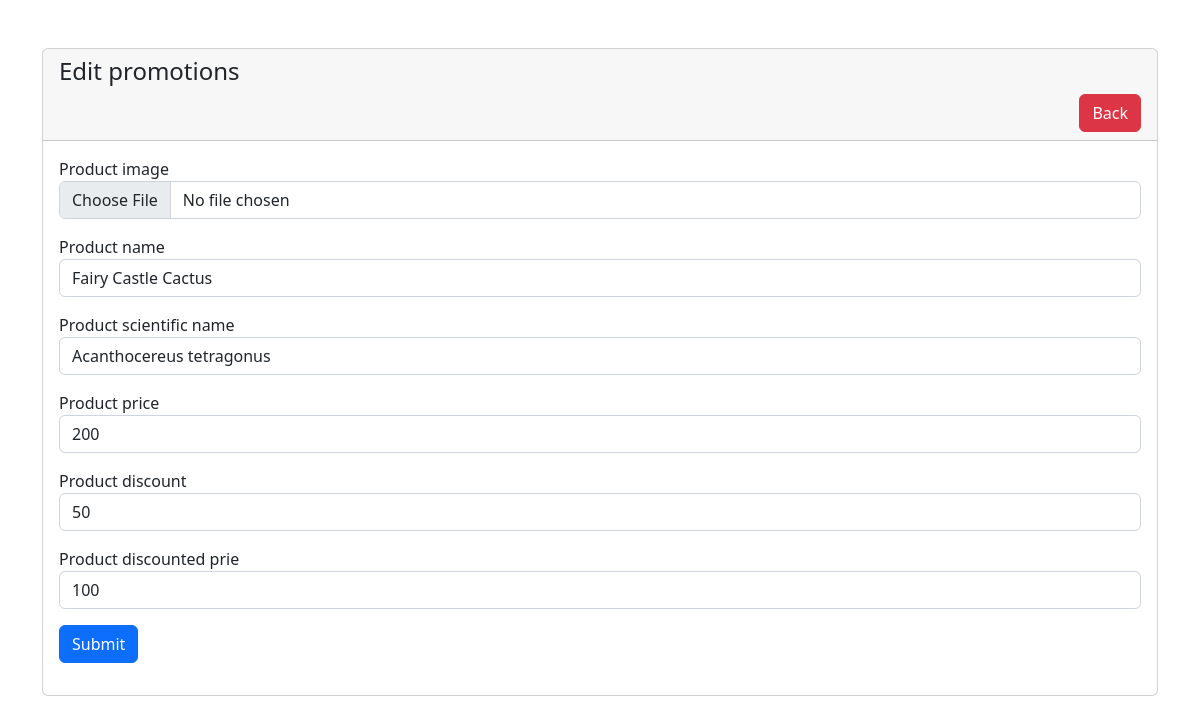
Page /Homepage/edit_promotion.php?product_ID=3 on the committed database.
### tables this page shows
CREATE TABLE `promotions` (
  `product_ID` int(255) NOT NULL,
  `product_image` varchar(255) NOT NULL,
  `product_name` varchar(255) NOT NULL,
  `product_sname` varchar(255) NOT NULL,
  `product_price` int(255) NOT NULL,
  `product_discount` int(255) NOT NULL,
  `product_dprice` int(255) NOT NULL
);

### Homepage/edit_promotion.php (the view, shortened to what this page needs)
<?php
include "../include/DBconn.php";
?>
<!DOCTYPE html>
<html lang="en">
    <head>
        <link href="https://cdn.jsdelivr.net/npm/bootstrap@5.2.2/dist/css/bootstrap.min.css" rel="stylesheet">
    </head>
    <body>
        <div class="container mt-5">
            <div class="row">
                <div class="col-md-12">
                    <div class="card">
                        <div class="card-header">
                            <h4>
                                Edit promotions
                            </h4>
                            <a href="admin_homepage.php" class="btn btn-danger float-end">Back</a>
                        </div>
                        <div class="card-body">
                            <?php
                                if(isset($_GET['product_ID']))
                                {
                                    $product_ID = mysqli_real_escape_string($conn, $_GET['product_ID']);
                                    $query = "SELECT * FROM promotions WHERE product_ID='$product_ID' ";
                                    $query_run = mysqli_query($conn, $query);
                                    if (mysqli_num_rows($query_run) > 0)
                                    {
                                        $promotions = mysqli_fetch_array($query_run);
                                        ?>
                                        <form action ="function.php" method="POST">
                                            <div class="mb-3">
                                                <label>Product image</label>
                                                <input type="file" name="product_image" value="<?=$promotions['product_image'];?>" class="form-control">
                                            </div>
                                            <div class="mb-3">
                                                <label>Product name</label>
                                                <input type="text" name="product_name" value="<?=$promotions['product_name'];?>" class="form-control">
                                            </div>
                                            <div class="mb-3">
                                                <label>Product scientific name</label>
                                                <input type="text" name="product_sname" value="<?=$promotions['product_sname'];?>" class="form-control">
                                            </div>
                                            <div class="mb-3">
                                                <label>Product price</label>
                                                <input type="int" name="product_price" value="<?=$promotions['product_price'];?>"  class="form-control">
                                            </div>
                                            <div class="mb-3">
                                                <label>Product discount</label>
                                                <input type="int" name="product_discount" value="<?=$promotions['product_discount'];?>"  class="form-control">
                                            </div>
                                            <div class="mb-3">
                                                <label>Product discounted prie</label>
                                                <input type="int" name="product_dprice" value="<?=$promotions['product_dprice'];?>"  class="form-control">
                                            </div>
                                            <div class="mb-3">
                                                <button type="submit" name="update_promotion" class="btn btn-primary">Submit</button>
                                            </div>
                                        </form>
                                        <?php
                                    }
                                    else
                                    {
                                        echo "PRODUCT ID NOT FOUND";
                                    }
                                }
                            ?>
                        </div>
                    </div>
                </div>
            </div>
        </div>
    </body>
</html>

### rows in the picture
promotions: product_name "Fairy Castle Cactus", product_sname "Acanthocereus tetragonus", product_price "200", product_discount "50", product_dprice "100"
